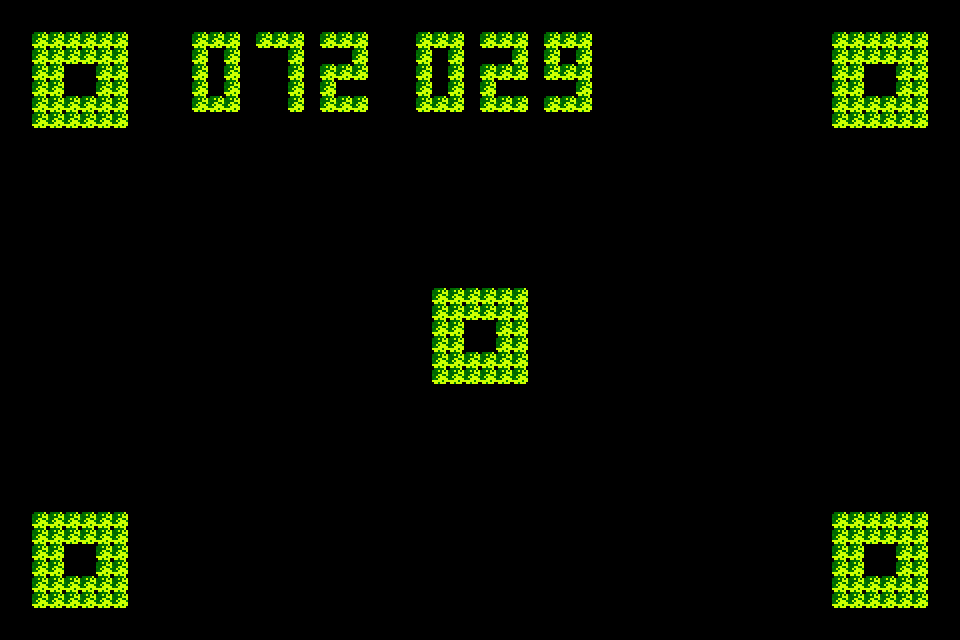

Tiled map render using the project's own tile images. Description and the map definition, with tile-layer contents summarised, below:
An orthogonal 60x40 tile map with 16x16 px tiles, 1 tile layer (back).

<map version="1.9" tiledversion="1.9.2" orientation="orthogonal" renderorder="right-up" width="60" height="40" tilewidth="16" tileheight="16" infinite="0" nextlayerid="2" nextobjectid="1">
 <tileset firstgid="1" name="base" tilewidth="16" tileheight="16" tilecount="28" columns="14">
  <image source="tile.png" width="224" height="32" />
 </tileset>
 <layer id="1" name="back" width="60" height="40">
  <data>[2400 cells, 225 non-empty, 4 distinct tile ids]</data>
 </layer>
</map>
